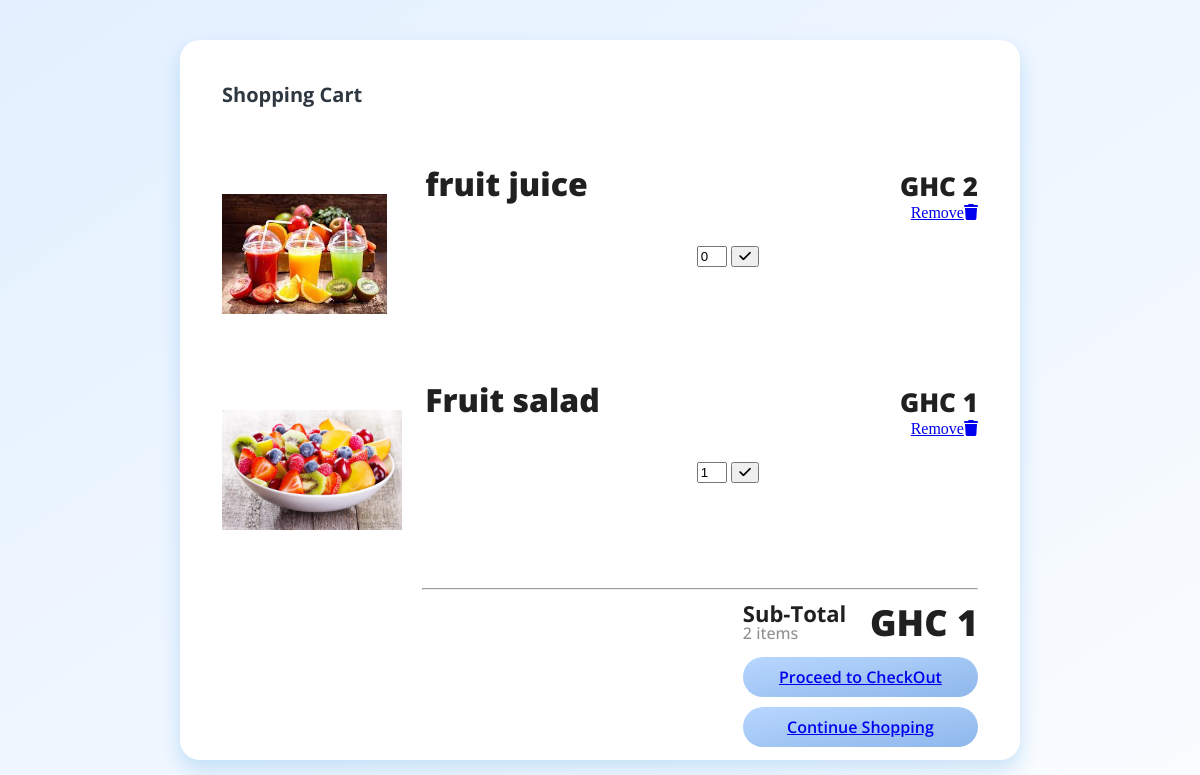
The app's page /view/cart.php (signed in) with its own data.
### tables this page shows
CREATE TABLE `cart` (
  `p_id` int(11) NOT NULL,
  `ip_add` varchar(50) NOT NULL,
  `c_id` int(11) DEFAULT NULL,
  `qty` int(11) NOT NULL
);

CREATE TABLE `products` (
  `product_id` int(11) NOT NULL,
  `product_cat` int(11) NOT NULL,
  `product_brand` int(11) NOT NULL,
  `product_title` varchar(200) NOT NULL,
  `product_price` double NOT NULL,
  `product_desc` varchar(500) DEFAULT NULL,
  `product_image` varchar(100) DEFAULT NULL,
  `product_keywords` varchar(100) DEFAULT NULL
);

### controllers/cart_controller.php (called while the page is built, shortened)
<?php
include("../classes/cart_class.php");
function get_CartItems()
{
  $product_array = array();
  $cart_instance = new Cart_class();
  $ip_add = getenv("REMOTE_ADDR");
  if (isset($_SESSION["cid"])) {
    $user_id = $_SESSION['cid'];
    $product_records = $cart_instance->select_all_products_carts_loggedIn($user_id);
  } else {
    $product_records = $cart_instance->select_all_products_cart($ip_add);
  }
  if ($product_records) {
    while ($rec = $cart_instance->db_fetch()) {
      $product_array[] = $rec;
    }
  }
  return $product_array;
}
?>

### settings/db_class.php (called while the page is built, shortened)
<?php
class db_connection
{
	public $db = null;
	public $results = null;
	function db_connect()
	{
		$this->db= mysqli_connect(SERVER,USERNAME,PASSWD,DATABASE);
		if (mysqli_connect_errno())
		{
			return false;
		}else
		{
			return true;
		}
	}
	function db_query($sqlQuery)
	{
		$this->results = mysqli_query($this->db,$sqlQuery);
		if ($this->results == false)
		{
			return false;
		}else
		{
			return true;
		}
	}
	function db_fetch()
	{
            return mysqli_fetch_assoc($this->results);
	    }
}
?>

### classes/cart_class.php (called while the page is built, shortened)
<?php
require("../settings/db_class.php");
class Cart_class extends db_connection
{
    public function select_all_products_carts_loggedIn($session)
    {
        return $this->db_query("SELECT p.product_id, p.product_cat, p.product_brand, p.product_price, p.product_title,
        p.product_desc, p.product_image, p.product_keywords, c.p_id, c.ip_add, c.qty
        from products AS p JOIN cart AS c ON p.product_id = c.p_id AND c.c_id = '$session'");
    }
}

### view/cart.php (the view, shortened to what this page needs)
<!DOCTYPE html>
<html>
<head>
    <link rel="stylesheet" href="https://cdnjs.cloudflare.com/ajax/libs/font-awesome/6.1.1/css/all.min.css" />
<link rel="stylesheet" href="../css/cart.css">
</head>
<body>
    <div class="CartContainer">
        <div class="Header">
            <h3 class="Heading">Shopping Cart</h3>
        </div>
        <?php
        require('../controllers/cart_controller.php');
        $cart = get_CartItems();
        ?>
        <?php
        $total = 0;
        foreach ($cart as $item) {
            $total += $item['product_price'] * $item['qty'];
            echo '<div class="Cart-Items">
            <div class="image-box">
                <img src="' . $item['product_image'] . '" height="120px" />
            </div>
            <div class="about">
                <h1 class="title">' . $item['product_title'] . '</h1>
            </div>
            <div class="counter">
            <form method="post" action="../actions/manage_quantity_cart.php">
                    <input type="number" name="qty" style="width: 20%" value="' . $item['qty'] . '">
                    <input type="hidden" name="p_id" value="' . $item['product_id'] . '">
                    <button type="submit" class="btn-success" name="update_cart"><i class="fas fa-check"></i></button>
                </form>
            </div>
            <div class="prices">
                <div class="amount">GHC ' . $item['product_price'] . '</div>
                <div class="row">
                <div class="d-flex"><a href="../actions/remove_from_cart.php?id=' . $item['product_id'] . '"  data-id="' . $item['product_id'] . '" id="del_btn">Remove<i class="fa fa-trash mb-1 text-danger"></i></a></div>
                </div>
            </div>
        </div>';
        }
        echo '<hr>
        <div class="checkout">
            <div class="total">
                <div>
                    <div class="Subtotal">Sub-Total</div>
                    <div class="items">' . count($cart) . ' items</div>
                </div>
                <div class="total-amount">GHC ' . $total . '</div>
            </div>
            <button class="button"><a href="../view/payment.php">Proceed to CheckOut</a></button>
            <button class="button"><a href="../view/all_product.php">Continue Shopping</a></button>
        </div>';
        ?>
    </div>
</body>
</html>

### css/cart.css (style rules this page uses)
body { margin: 0; padding: 0; background: linear-gradient(to bottom right, #E3F0FF, #FAFCFF); height: 100vh; display: flex; justify-content: center; align-items: center; }
.CartContainer { width: 70%; height: 90%; background-color: #ffffff; border-radius: 20px; box-shadow: 0px 10px 20px #1687d933; }
.Header { margin: auto; width: 90%; height: 15%; display: flex; justify-content: space-between; align-items: center; }
.Heading { font-size: 20px; font-family: 'Open Sans'; font-weight: 700; color: #2F3841; }
.Cart-Items { margin: auto; width: 90%; height: 30%; display: flex; justify-content: space-between; align-items: center; }
.image-box { width: 15%; text-align: center; }
.about { height: 100%; width: 24%; }
.title { padding-top: 10px; line-height: 10px; font-size: 32px; font-family: 'Open Sans'; font-weight: 800; color: #202020; }
.counter { width: 15%; display: flex; justify-content: space-between; align-items: center; }
.prices { height: 100%; text-align: right; }
.amount { padding-top: 20px; font-size: 26px; font-family: 'Open Sans'; font-weight: 800; color: #202020; }
hr { width: 66%; float: right; margin-right: 5%; }
.checkout { float: right; margin-right: 5%; width: 28%; }
.total { width: 100%; display: flex; justify-content: space-between; }
.Subtotal { font-size: 22px; font-family: 'Open Sans'; font-weight: 700; color: #202020; }
.items { font-size: 16px; font-family: 'Open Sans'; font-weight: 500; color: #909090; line-height: 10px; }
.total-amount { font-size: 36px; font-family: 'Open Sans'; font-weight: 900; color: #202020; }
.button { margin-top: 10px; width: 100%; height: 40px; border: none; background: linear-gradient(to bottom right, #B8D7FF, #8EB7EB); border-radius: 20px; cursor: pointer; font-size: 16px; font-family: 'Open Sans'; font-weight: 600; color: #202020; }

### records on screen
cart: p_id.product_image (picture), p_id.product_title "fruit juice", qty "0", p_id.product_price "2"
cart: p_id.product_image (picture), p_id.product_title "Fruit salad", qty "1", p_id.product_price "1"

### other values on screen
count($cart) "2"
$total "1"
